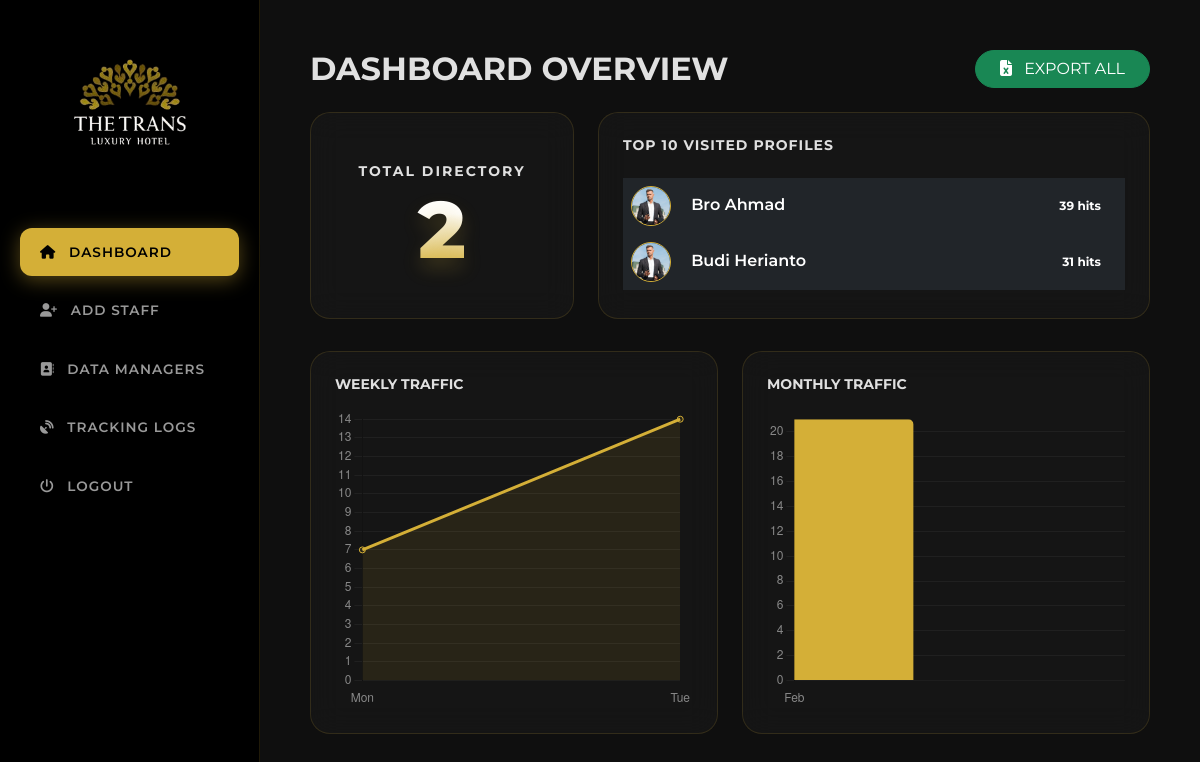
Page /admin.php (signed in) on the committed database.
### tables this page shows
CREATE TABLE `managers` (
  `id` int(11) NOT NULL,
  `slug` varchar(50) DEFAULT NULL,
  `name` varchar(100) DEFAULT NULL,
  `title` varchar(100) DEFAULT NULL,
  `phone_personal` varchar(20) DEFAULT NULL,
  `phone_office` varchar(20) DEFAULT NULL,
  `email` varchar(100) DEFAULT NULL,
  `photo` varchar(100) DEFAULT NULL,
  `views` int(11) DEFAULT 0,
  `last_log_time` datetime DEFAULT NULL
);

### admin.php (the view, shortened to what this page needs)
<?php
include 'config.php';
$page = isset($_GET['p']) ? $_GET['p'] : 'dashboard';
$top_managers = mysqli_query($conn, "SELECT name, views, photo FROM managers ORDER BY views DESC LIMIT 10");
$total_managers = mysqli_num_rows(mysqli_query($conn, "SELECT id FROM managers"));
$weekly_query = mysqli_query($conn, "SELECT visit_date, SUM(click_count) as total FROM manager_stats WHERE visit_date >= DATE_SUB(CURDATE(), INTERVAL 6 DAY) GROUP BY visit_date ORDER BY visit_date ASC");
$days = []; $day_clicks = [];
while($r = mysqli_fetch_assoc($weekly_query)) { $days[] = date('D', strtotime($r['visit_date'])); $day_clicks[] = (int)$r['total']; }
$monthly_query = mysqli_query($conn, "SELECT DATE_FORMAT(visit_date, '%b') as month_name, SUM(click_count) as total FROM manager_stats WHERE visit_date >= DATE_SUB(CURDATE(), INTERVAL 5 MONTH) GROUP BY month_name ORDER BY MIN(visit_date) ASC");
$months = []; $month_clicks = [];
while($r = mysqli_fetch_assoc($monthly_query)) { $months[] = $r['month_name']; $month_clicks[] = (int)$r['total']; }
?>
<!DOCTYPE html>
<html lang="en">
<head>
    <link rel="stylesheet" href="https://cdn.jsdelivr.net/npm/bootstrap@5.3.0/dist/css/bootstrap.min.css">
    <link rel="stylesheet" href="https://cdnjs.cloudflare.com/ajax/libs/font-awesome/6.5.1/css/all.min.css">
    <link rel="stylesheet" href="https://cdn.datatables.net/1.13.7/css/dataTables.bootstrap5.min.css">
    <link rel="stylesheet" href="style-admin.css">
</head>
<body>
<div class="sidebar">
    <div class="text-center mb-5"><img src="pics/Logow.png" style="width: 140px;"></div>
    <nav class="nav flex-column sidebar-nav">
        <a class="nav-link <?php echo $page == 'dashboard' ? 'active' : ''; ?>" href="admin.php?p=dashboard"><i class="fas fa-home me-2"></i> DASHBOARD</a>
        <a class="nav-link <?php echo $page == 'add' ? 'active' : ''; ?>" href="admin.php?p=add"><i class="fas fa-user-plus me-2"></i> ADD STAFF</a>
        <a class="nav-link <?php echo $page == 'data' ? 'active' : ''; ?>" href="admin.php?p=data"><i class="fas fa-address-book me-2"></i> DATA MANAGERS</a>
        <a class="nav-link <?php echo $page == 'logs' ? 'active' : ''; ?>" href="admin.php?p=logs"><i class="fas fa-satellite-dish me-2"></i> TRACKING LOGS</a>
    </nav>
    <div class="sidebar-footer">
        <a class="nav-link text-danger" href="logout.php" onclick="return confirm('Logout system?')"><i class="fas fa-power-off me-2"></i> LOGOUT</a>
    </div>
</div>
<div class="main-content">
    <?php if($page == 'dashboard'): ?>
        <div class="d-flex justify-content-between align-items-center mb-4">
            <h2 class="text-uppercase fw-bold mb-0">Dashboard Overview</h2>
            <a href="generate_report.php" class="btn btn-success px-4 rounded-pill"><i class="fas fa-file-excel me-2"></i> EXPORT ALL</a>
        </div>
        <div class="row g-4">
            <div class="col-md-4">
                <div class="luxury-card text-center py-5">
                    <p class="small text-gold fw-bold mb-2 text-uppercase" style="letter-spacing: 2px;">Total Directory</p>
                    <h1 class="total-count display-1 mb-0"><?php echo $total_managers; ?></h1>
                </div>
            </div>
            <div class="col-md-8">
                <div class="luxury-card h-100 p-4">
                    <h6 class="text-gold fw-bold mb-4 small text-uppercase" style="letter-spacing: 1px;">Top 10 Visited Profiles</h6>
                    <div class="table-responsive">
                        <table class="table table-dark table-hover mb-0">
                            <tbody>
                                <?php while($top = mysqli_fetch_assoc($top_managers)): ?>
                                <tr>
                                    <td class="border-0 align-middle">
                                        <img src="pics/<?php echo $top['photo']; ?>" class="rounded-circle me-3" style="width:40px;height:40px;object-fit:cover;border:1.5px solid #D4AF37;">
                                        <span class="fw-semibold text-white"><?php echo $top['name']; ?></span>
                                    </td>
                                    <td class="text-end border-0 align-middle">
                                        <span class="badge bg-gold-transparent text-gold px-3 py-2 rounded-pill"><?php echo number_format($top['views']); ?> hits</span>
                                    </td>
                                </tr>
                                <?php endwhile; ?>
                            </tbody>
                        </table>
                    </div>
                </div>
            </div>
        </div>
        <div class="row g-4 mt-2">
            <div class="col-md-6">
                <div class="luxury-card p-4">
                    <h6 class="text-gold mb-3 text-uppercase fw-bold small">Weekly Traffic</h6>
                    <div style="position: relative; height:300px;"><canvas id="weeklyChart"></canvas></div>
                </div>
            </div>
            <div class="col-md-6">
                <div class="luxury-card p-4">
                    <h6 class="text-gold mb-3 text-uppercase fw-bold small">Monthly Traffic</h6>
                    <div style="position: relative; height:300px;"><canvas id="monthlyChart"></canvas></div>
                </div>
            </div>
        </div>
    <?php endif; ?>
</div>
<script>
    const commonChartOptions = {
        responsive: true, maintainAspectRatio: false,
        scales: { y: { beginAtZero: true, suggestedMax: 10, ticks: { stepSize: 1, color: '#888' }, grid: { color: 'rgba(255,255,255,0.05)' } }, x: { ticks: { color: '#888' }, grid: { display: false } } },
        plugins: { legend: { display: false } }
    };
    window.onload = function() {
        if(document.getElementById('weeklyChart')) { new Chart(document.getElementById('weeklyChart'), { type: 'line', data: { labels: <?php echo json_encode($days); ?>, datasets: [{ data: <?php echo json_encode($day_clicks); ?>, borderColor: '#D4AF37', backgroundColor: 'rgba(212, 175, 55, 0.1)', fill: true, tension: 0.4 }] }, options: commonChartOptions }); }
        if(document.getElementById('monthlyChart')) { new Chart(document.getElementById('monthlyChart'), { type: 'bar', data: { labels: <?php echo json_encode($months); ?>, datasets: [{ data: <?php echo json_encode($month_clicks); ?>, backgroundColor: '#D4AF37', borderRadius: 5 }] }, options: commonChartOptions }); }
    };
    // Script tambahan untuk menangani Edit Modal agar +62 tidak double
    function openEditModal(data) {
    document.getElementById('edit-id').value = data.id;
    document.getElementById('edit-name').value = data.name;
    document.getElementById('edit-title').value = data.title;
    document.getElementById('edit-email').value = data.email;
    // Bersihkan +62 saat tampil di modal edit agar user tidak bingung
    document.getElementById('edit-phone-p').value = data.phone_personal.replace('+62 ', '');
    document.getElementById('edit-phone-o').value = data.phone_office.replace('+62 ', '');
    new bootstrap.Modal(document.getElementById('editModal')).show();
}
    // Validator Angka
    document.querySelectorAll('.office-format, [name="phone_personal"]').forEach(input => {
        input.addEventListener('input', function() {
            this.value = this.value.replace(/[^0-9 ]/g, '');
        });
    });
</script>
</body>
</html>

### style-admin.css (style rules this page uses)
:root { --gold: #D4AF37; --dark-bg: #0F0F0F; --card-bg: rgba(26, 26, 26, 0.6); --sidebar-bg: #000000; --glass-border: rgba(212, 175, 55, 0.15); --text-main: #E0E0E0; --text-muted: #B0B0B0; }
body { background-color: var(--dark-bg); color: var(--text-main); font-family: 'Montserrat', sans-serif; margin: 0; overflow-x: hidden; }
.sidebar { width: 260px; height: 100vh; background: var(--sidebar-bg); position: fixed; left: 0; top: 0; border-right: 1px solid var(--glass-border); padding: 40px 20px; z-index: 1000; }
.main-content { margin-left: 260px; padding: 50px; min-height: 100vh; }
.nav-link { color: rgba(255, 255, 255, 0.6) !important; padding: 14px 20px; border-radius: 12px; margin-bottom: 10px; transition: 0.3s; text-decoration: none; font-size: 0.85rem; font-weight: 600; letter-spacing: 1px; }
.nav-link.active { color: #000 !important; background: var(--gold) !important; box-shadow: 0 4px 20px rgba(212, 175, 55, 0.4); }
.luxury-card { background: var(--card-bg) !important; border: 1px solid var(--glass-border) !important; border-radius: 20px; padding: 30px; backdrop-filter: blur(15px); transition: all 0.4s cubic-bezier(0.165, 0.84, 0.44, 1); }
.total-count { font-size: 5rem; font-weight: 800; background: linear-gradient(to bottom, #fff 30%, var(--gold) 100%); -webkit-background-clip: text; -webkit-text-fill-color: transparent; text-shadow: 0 10px 20px rgba(212, 175, 55, 0.2); line-height: 1; }

### rows in the picture
managers: photo (picture), name "Bro Ahmad", views "39"
managers: photo (picture), name "Budi Herianto", views "31"

### other values in the picture
$total_managers "2"
chart data {{ json_encode($day_clicks) }} [7,14]
chart data {{ json_encode($months) }} ["Feb"]
chart data {{ json_encode($month_clicks) }} [21]
